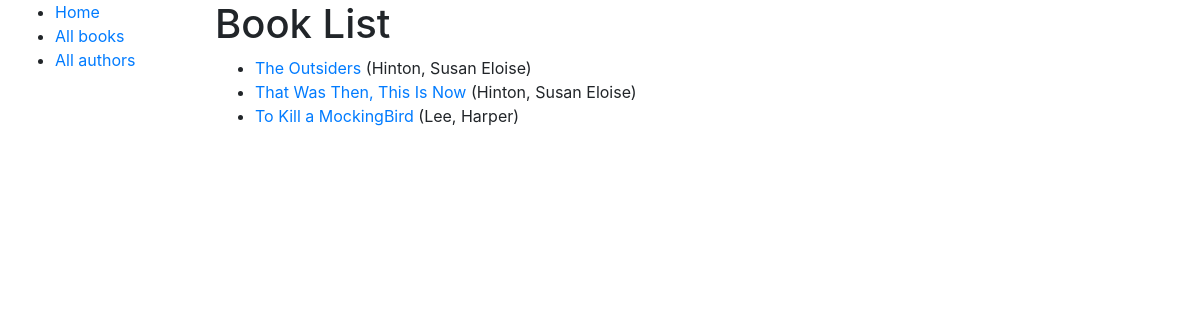
/catalog/books/, run on an earlier commit of the app's database.
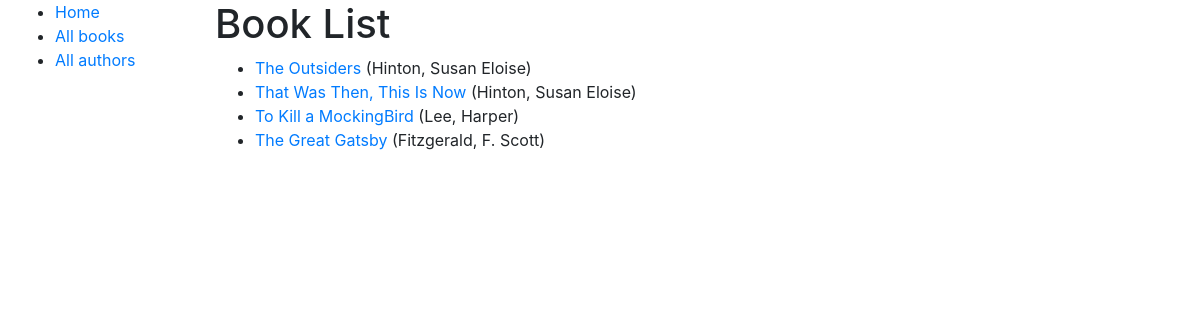
And on a later commit of the database.
### catalog/models.py (models this page shows, shortened)
class Book(models.Model):
    title = models.CharField(max_length=50)
    author = models.ForeignKey('Author', on_delete=models.SET_NULL, null=True)
    summary = models.TextField(
        max_length=1000, help_text='Enter a brief description of the book')
    isbn = models.CharField(
        'ISBN',
        max_length=13,
        unique=True,
        help_text=
        '13 Character <a href="https://www.isbn-international.org/content/what-isbn">ISBN number</a>'
    )
    genre = models.ManyToManyField(Genre,
                                   help_text='Select a genre for this book')

class Author(models.Model):
    first_name = models.CharField(max_length=100, )
    last_name = models.CharField(max_length=100)
    date_of_birth = models.DateField(null=True, blank=True, verbose_name="DOB")
    date_of_death = models.DateField('Died', null=True, blank=True)
    def __str__(self):
        return f'{self.last_name}, {self.first_name}'

### catalog/views.py (the view)
# urls.py: path('books/', views.BookListView.as_view(), name='books'),
class BookListView(generic.ListView):
  model = Book
  context_object_name = 'book_list'
  queryset = Book.objects.all()
  template_name ='book_list.html'

### catalog/templates/book_list.html (shortened to what this page needs)
<!DOCTYPE html>
<html lang="en">
<head>
{% extends "site_base.html" %}
{% block content %}
  <h1>Book List</h1>
  {% if book_list %}
  <ul>
    {% for book in book_list %}
      <li>
        <a href="{{ book.get_absolute_url }}">{{ book.title }}</a> ({{book.author}})
      </li>
    {% endfor %}
  </ul>
  {% else %}
    <p>There are no books in the library.</p>
  {% endif %}
{% endblock %}

### catalog/templates/site_base.html (shortened to what this page needs)
<!DOCTYPE html>
<html lang="en">
<head>
  <link rel="stylesheet" href="https://cdn.jsdelivr.net/npm/bootstrap@4.5.3/dist/css/bootstrap.min.css">
  {% load static %}
  <link rel="stylesheet"
</head>
<body>
  <div class="container-fluid">
    <div class="row">
      <div class="col-sm-2">
      {% block sidebar %}
        <ul class="sidebar-nav">
          <li><a href="{% url 'index' %}">Home</a></li>
          <li><a href="{% url 'books' %}">All books</a></li>
          <li><a href="">All authors</a></li>
        </ul>
     {% endblock %}
      </div>
      <div class="col-sm-10 ">{% block content %}{% endblock %}</div>
    </div>
  </div>
</body>
</html>

What changed in the data, as far as the page shows it:
added Book: title "The Great Gatsby", author "Fitzgerald, F. Scott"
